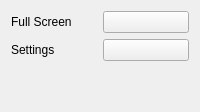
             <widget class="QWidget" name="optionsMenuTab">
              <attribute name="title">
               <string>Options</string>
              </attribute>
              <layout class="QVBoxLayout" name="verticalLayout_37">
               <item>
                <layout class="QHBoxLayout" name="horizontalLayout_86">
                 <item>
                  <widget class="QLabel" name="label_83">
                   <property name="text">
                    <string>Full Screen</string>
                   </property>
                  </widget>
                 </item>
                 <item>
                  <widget class="KeybindButton" name="fullscreenKeyButton">
                   <property name="text">
                    <string/>
                   </property>
                  </widget>
                 </item>
                </layout>
               </item>
               <item>
                <layout class="QHBoxLayout" name="horizontalLayout_87">
                 <item>
                  <widget class="QLabel" name="label_84">
                   <property name="text">
                    <string>Settings</string>
                   </property>
                  </widget>
                 </item>
                 <item>
                  <widget class="KeybindButton" name="settingsKeyButton">
                   <property name="text">
                    <string/>
                   </property>
                  </widget>
                 </item>
                </layout>
               </item>
               <item>
                <spacer name="verticalSpacer_15">
                 <property name="orientation">
                  <enum>Qt::Vertical</enum>
                 </property>
                 <property name="sizeHint" stdset="0">
                  <size>
                   <width>20</width>
                   <height>40</height>
                  </size>
                 </property>
                </spacer>
               </item>
              </layout>
             </widget>
